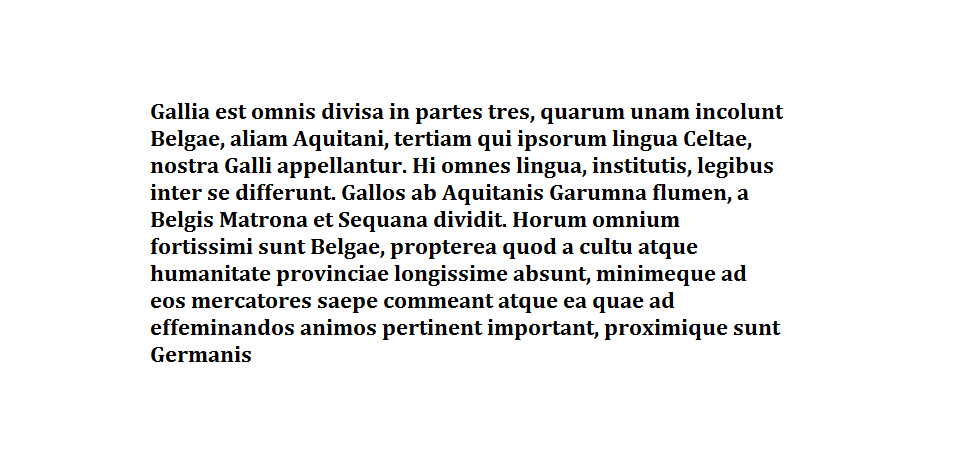
#> input picture lab9/galia.png, 953 x 463 px; the run also reads 1 picture not shown here
$ jupyter execute --allow-errors ex1.ipynb
#> lines starting #> are read from the running program, lines starting #| are printed output that depends on the picture
# Zastosowania DFT
## Anaiza obrazow

[cell 1]
import numpy as np
import matplotlib.pyplot as plt
from matplotlib.image import imread
from scipy.ndimage import zoom

[cell 2]
# Wczytanie obrazu
galia = imread('galia.png')
#> galia is the input picture: shape (463, 953, 3) float32; mean R, G, B 0.933, 0.933, 0.933

if galia.ndim == 3:  # Jeśli obraz jest kolorowy, konwertujemy na skalę szarości
    image = np.mean(galia, axis=2)


# Odwrócenie kolorów
inverted_image = 1 - galia
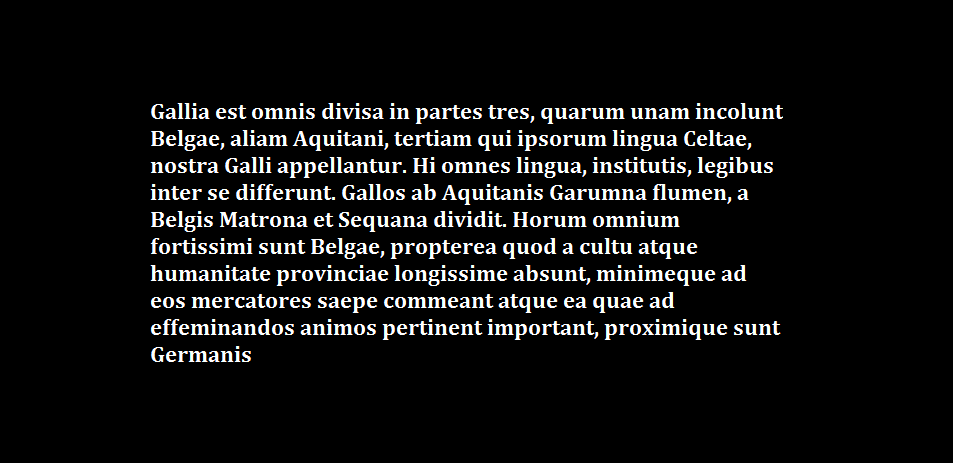
#> inverted_image: shape (463, 953, 3) float32; mean R, G, B 0.067, 0.0674, 0.0672

# Transformacja DFT
dft_result = np.fft.fft2(inverted_image)
dft_shifted = np.fft.fftshift(dft_result)  # Przesunięcie zerowej częstotliwości do środka

# Obliczenie modułu i fazy
magnitude = np.abs(dft_shifted)
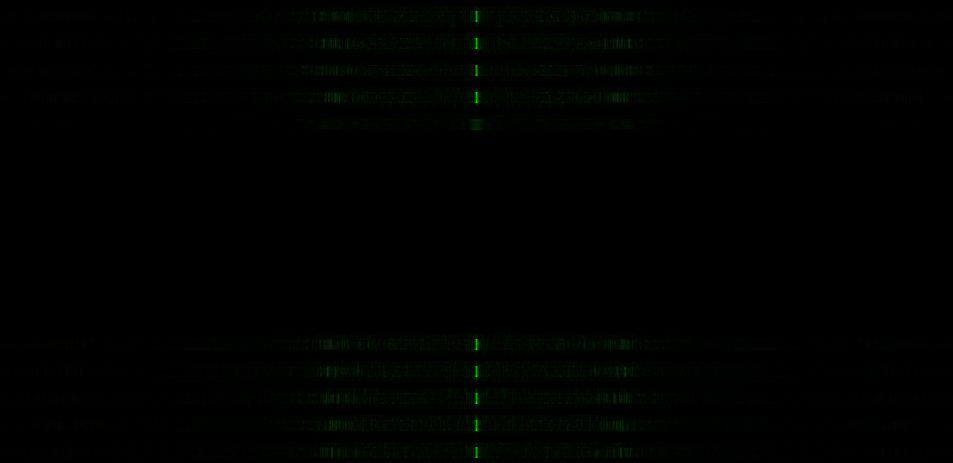
#> magnitude: shape (463, 953, 3) float64; mean of channels 0, 1, 2 1.4, 7.2, 1.4; drawn with min black and max white
phase = np.angle(dft_shifted)
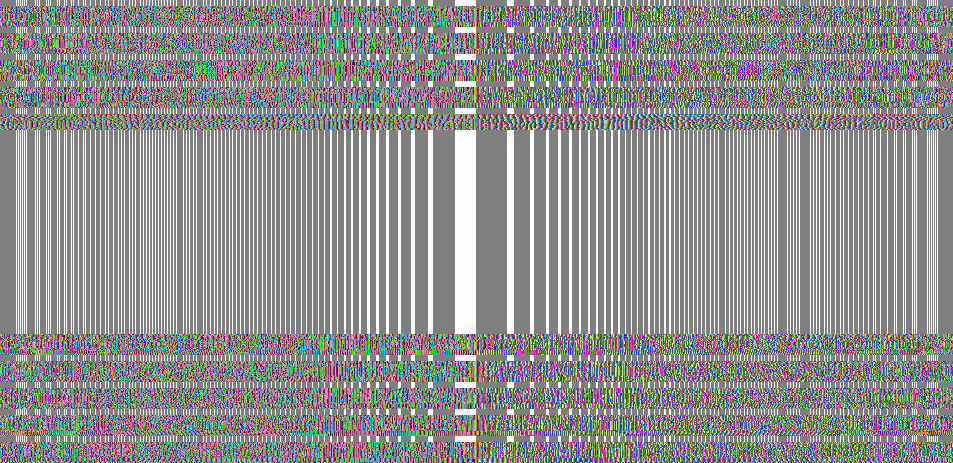
#> phase: shape (463, 953, 3) float64; mean of channels 0, 1, 2 0.435, 0.437, 0.439; drawn with min black and max white

# Wizualizacja
plt.figure(figsize=(12, 6))

# Oryginalny obraz
plt.subplot(1, 3, 1)
plt.title("Odwrócony obraz")
plt.imshow(inverted_image, cmap='gray')
plt.axis('off')

# Faza
plt.subplot(1, 3, 3)
plt.title("Faza DFT")
plt.imshow(phase, cmap='gray')
plt.axis('off')

# Moduł
plt.subplot(1, 3, 2)
plt.title("Moduł DFT")
plt.imshow(np.log(1 + magnitude), cmap='gray')  # Logarytm dla lepszej widoczności
plt.axis('off')

plt.tight_layout()
plt.show()
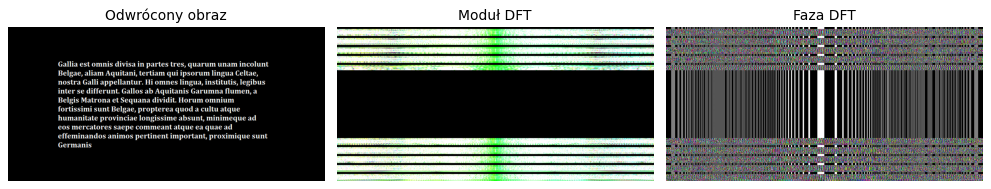
#> figure drawn by matplotlib, 3 panels

[cell 3]
import numpy as np
import matplotlib.pyplot as plt
from matplotlib.image import imread

galia = 1 - imread('galia.png')
#> (the rest of this cell did not finish here and is left out)

[cell 4]
import numpy as np
import matplotlib.pyplot as plt
from matplotlib.image import imread

galia = imread('school.jpg')
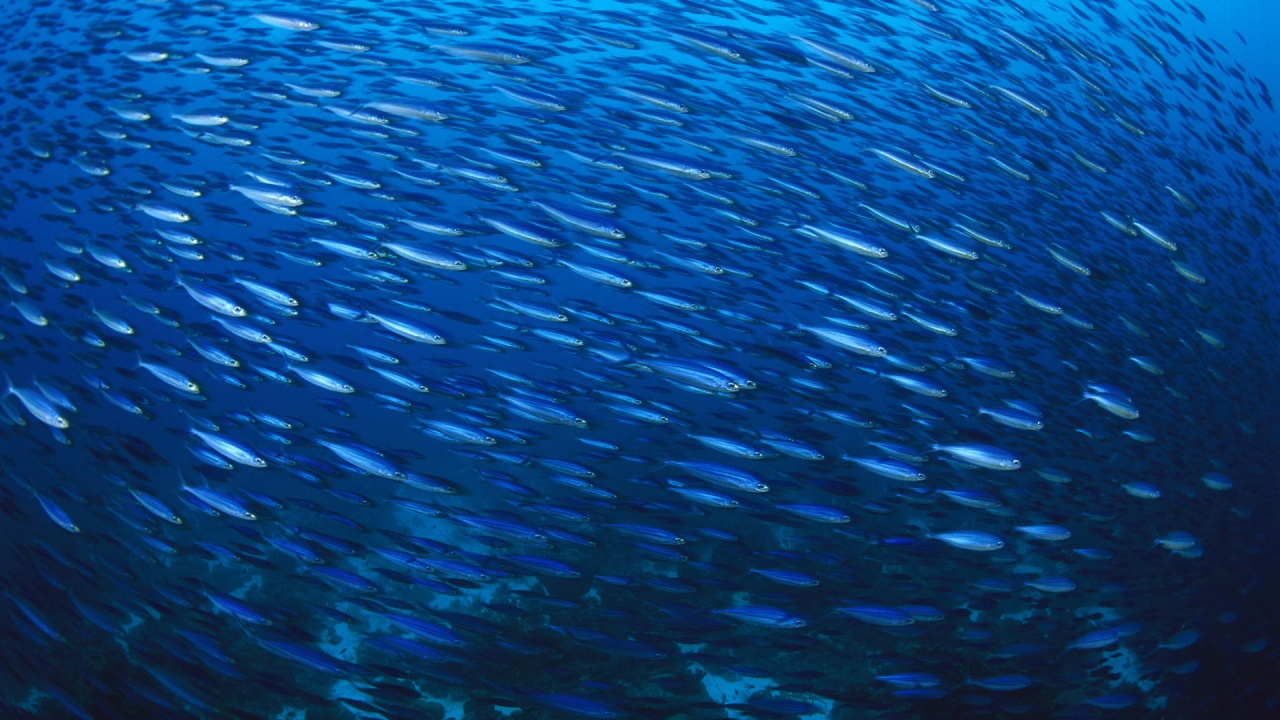
#> input picture lab9/school.jpg, 1280 x 720 px
#> galia is the input picture: shape (720, 1280, 3); mean R, G, B 9.1, 67.3, 128.5
galia_e = imread('fish1.png')


if galia.ndim == 3:
    galia = np.mean(galia, axis=2)
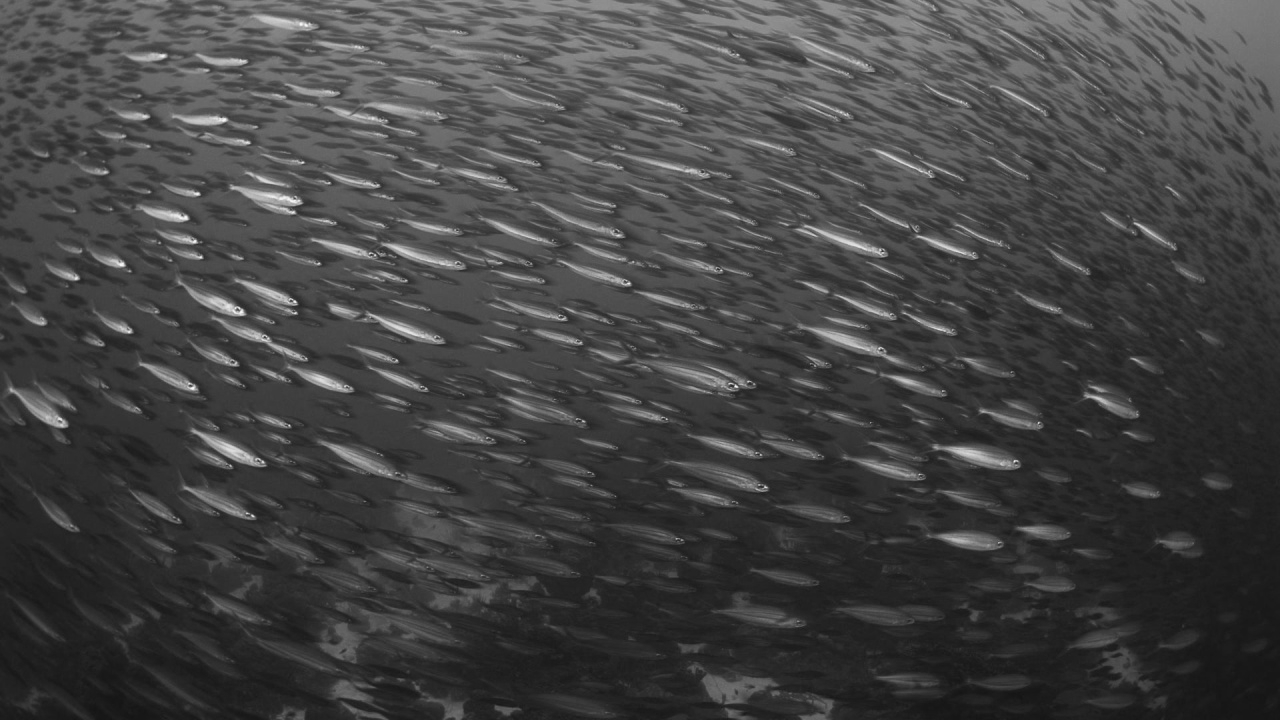
#> galia: shape (720, 1280) float64; min 20, max 246.3, mean 68.3
if galia_e.ndim == 3:
    galia_e = np.mean(galia_e, axis=2)

h, w = galia.shape
#> h = 720; w = 1280

# Obrót wzorca o 180 stopni
rotated_imp = np.rot90(galia_e, 2)

# Transformacja Fouriera obrazu i wzorca
fft_galia = np.fft.fft2(galia)
fft_imp = np.fft.fft2(rotated_imp, s=(h, w))  # Dopasowanie rozmiaru wzorca do obrazu

# Obliczenie korelacji w dziedzinie częstotliwości
correlation = np.real(np.fft.ifft2(fft_galia * fft_imp))
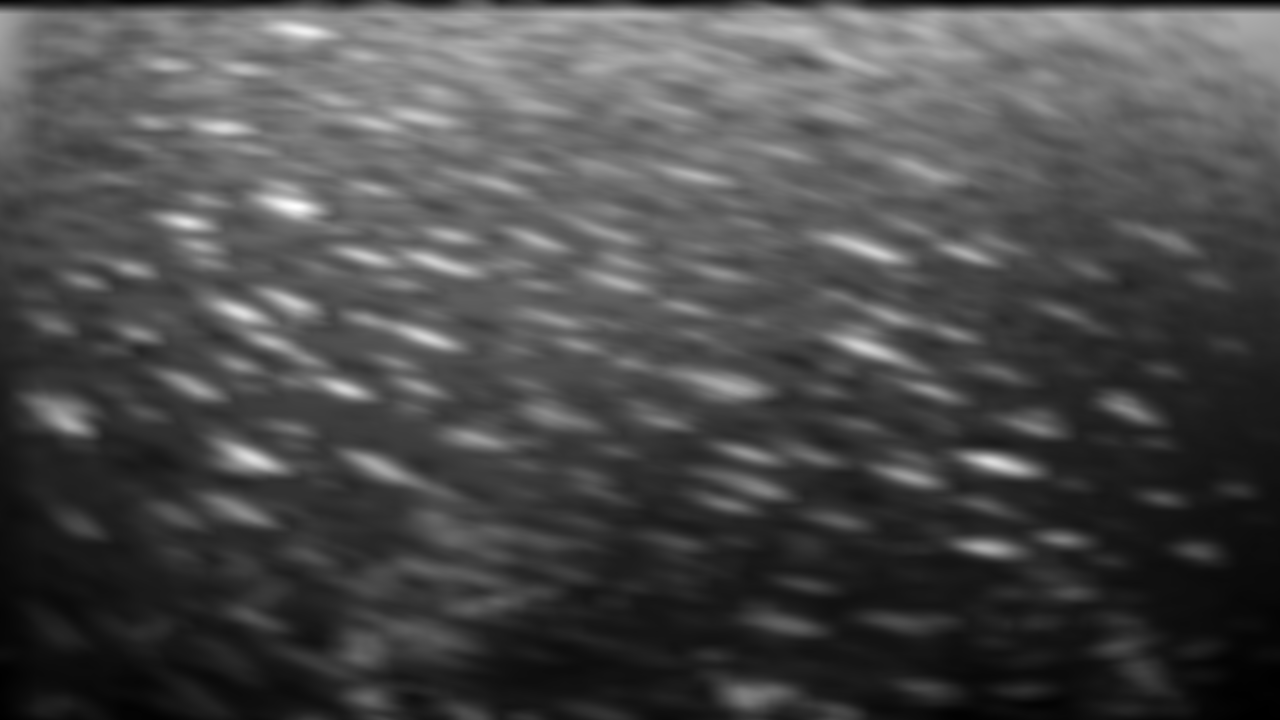
#> correlation: shape (720, 1280) float64; min 6195.4, max 46431.9, mean 18105.7; drawn with min black and max white


threshold = 0.7 * np.max(correlation)  # Próg dla wykrycia wzorca
#> threshold = 32502.3
points = np.argwhere(correlation >= threshold)  # Współrzędne punktów
#> points = 13759 pairs, first value 12 to 549, second value 62 to 1274

# Liczba wystąpień wzorca
pattern_count = len(points)
#> pattern_count = 13759
print(f"Liczba wystąpień wzorca: {pattern_count}")
#| Liczba wystąpień wzorca: 13759

# Wizualizacja korelacji
plt.figure(figsize=(12, 6))

# Korelacja
plt.subplot(1, 2, 1)
plt.title("Korelacja")
plt.imshow(correlation, cmap='hot')
plt.colorbar()
plt.axis('off')

# Oryginalny obraz z nałożonymi punktami
plt.subplot(1, 2, 2)
plt.title("Wykryte wzorce na obrazie")
plt.imshow(galia, cmap='gray')
plt.scatter(points[:, 1], points[:, 0], color='red', s=10, label='Wykryte wzorce')  # Nałożenie punktów
plt.legend()
plt.axis('off')

plt.tight_layout()
plt.show()
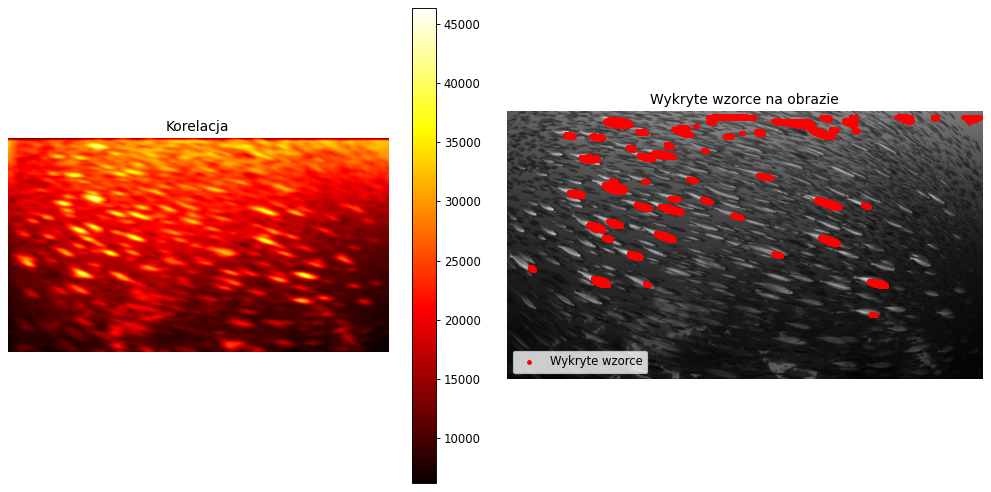
#> figure drawn by matplotlib, 3 panels
